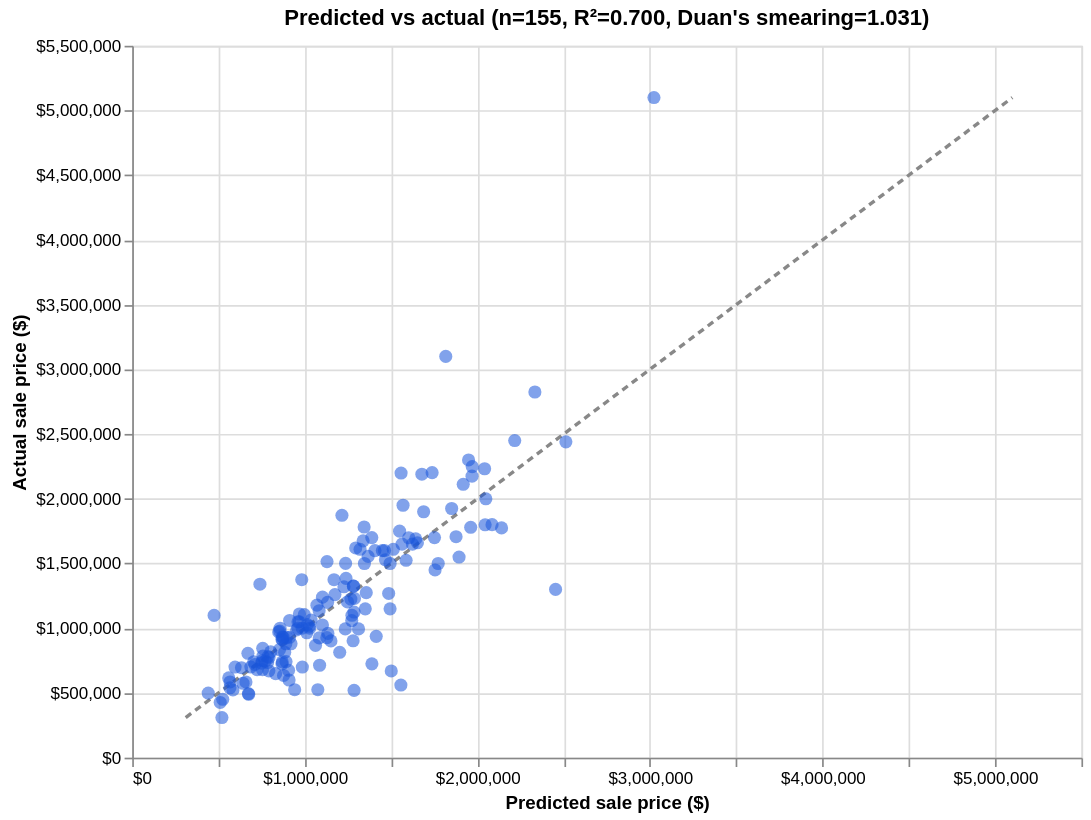

Vega-Lite specification for this chart:
### Vega-Lite specification from a JSON file in a GitHub repository (floating-point values rounded to 4 significant figures; data arrays with more than 128 entries replaced by an {"elided": "..."} marker saying what was removed)
{"config": {"view": {"continuousWidth": 300, "continuousHeight": 300}}, "layer": [{"data": {"name": "data-ff74a15a2b6270dc86a82e0cb43d1886"}, "mark": {"type": "line", "color": "#888", "strokeDash": [4, 3]}, "encoding": {"x": {"field": "x", "type": "quantitative"}, "y": {"field": "y", "type": "quantitative"}}}, {"data": {"name": "data-00e5f82b553e27d41cd0b68ab3568e0a"}, "mark": {"type": "circle", "color": "#1a56db", "opacity": 0.55, "size": 60}, "encoding": {"tooltip": [{"field": "pams_pin", "title": "pin", "type": "nominal"}, {"field": "sale_year", "type": "ordinal"}, {"field": "predicted", "format": "$,.0f", "type": "quantitative"}, {"field": "actual", "format": "$,.0f", "type": "quantitative"}, {"field": "residual", "format": "$,.0f", "type": "quantitative"}], "x": {"axis": {"format": "$,.0f"}, "field": "predicted", "title": "Predicted sale price ($)", "type": "quantitative"}, "y": {"axis": {"format": "$,.0f"}, "field": "actual", "title": "Actual sale price ($)", "type": "quantitative"}}}], "height": 420, "title": "Predicted vs actual (n=155, R²=0.700, Duan's smearing=1.031)", "width": 560, "$schema": "https://vega.github.io/schema/vega-lite/v6.4.1.json", "datasets": {"data-ff74a15a2b6270dc86a82e0cb43d1886": [{"x": 310000.0, "y": 310000.0}, {"x": 5100000.0, "y": 5100000.0}], "data-00e5f82b553e27d41cd0b68ab3568e0a": {"elided": "155 records"}}}
